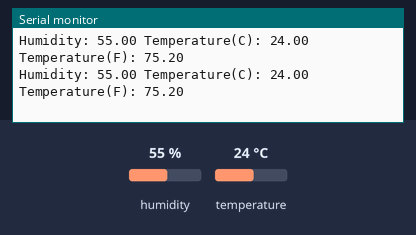
Bench run of a sketch on a simulated Arduino Uno, built with avr-gcc and run on an emulated ATmega328P. Shown: the last lines printed to the serial monitor. The test bench sets the inputs (shaded band); at power-on: humidity 55 %, temperature 24 °C.

Above: at 2.8 s.
2.9 s: humidity set to 22 %
At 4.5 s:
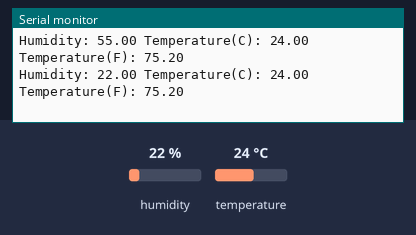
5.6 s: temperature set to 12 °C
At 6.0 s:
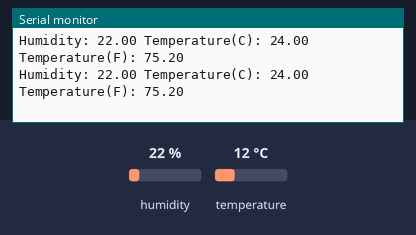
8.3 s: humidity set to 40 %
At 8.3 s:
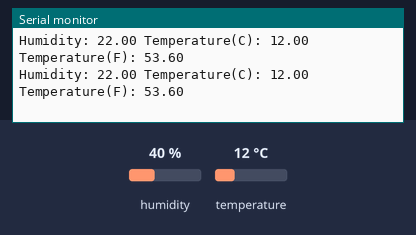
Timing chart, 0 to 11.3 s (numbered marks = the images above; inputs shaded):
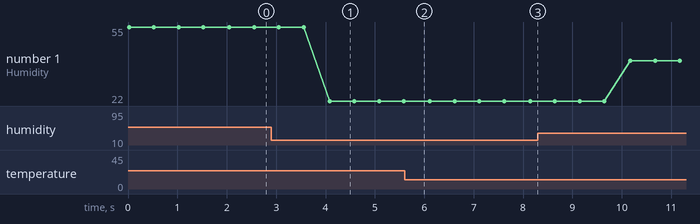

The sketch:

TempSensor.ino
```cpp
#include <DHT.h>
#define DHTPin 2
#define Type DHT11
float humidity;
float tempC;
float tempF;
#define delayTime 500
DHT TempSensor(DHTPin, Type);


void setup() {
  Serial.begin(9600);
  // you can change the baud rate to your desired one
  TempSensor.begin();

}

void loop() {
  humidity = TempSensor.readHumidity();
  tempC = TempSensor.readTemperature();
  tempF = TempSensor.readTemperature(true);
  Serial.print("Humidity: ");
  Serial.print(humidity);
  Serial.print(" ");
  Serial.print("Temperature(C): ");
  Serial.print(tempC);
  Serial.print(" ");
  Serial.print("Temperature(F): ");
  Serial.println(tempF);
  delay(delayTime);
}
```

Measured:
- after the input at 2.9 s, the serial monitor: prints a new line after 1.2 s (image 1)
- plotted number 1: 55 → 22 after the input at 2.9 s, 22 → 40 after the input at 8.3 s
